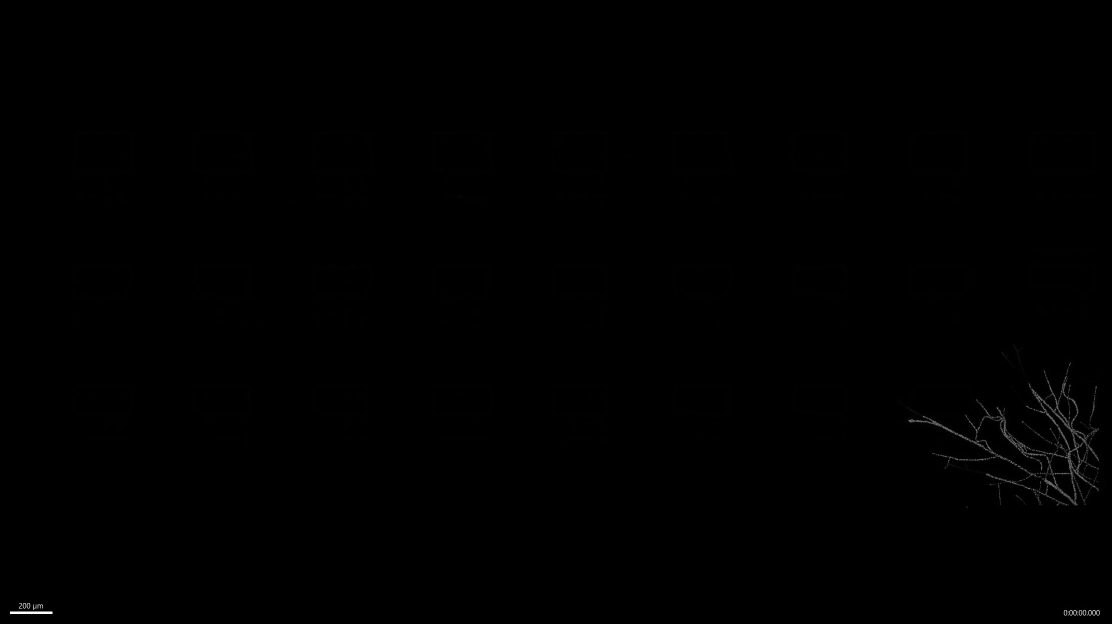
#> input picture dev/examples/Dr. Su/Frames/0.10 s.png, 2224 x 1248 px (shown at 1/2 size); its folder holds 4 pictures in this run
$ python analyse_frames.py
#> lines starting #> are read from the running program, lines starting #| are printed output that depends on the picture; after the words box and inside, x2 and y2 are one past the last pixel; in counts of white or black regions, pixels touching at a corner belong together
"""
analyse_frames.py
=================
Dr. Su — Fluorescence-Microscopy Time-Series Frame Analysis
Author: generated for ZeroProject / zero2neuro pipeline

PURPOSE
-------
This script is the FIRST step before any ML modelling.
It answers three concrete questions:

  1. What does the spatial signal look like at each time point?
  2. What can we extract as a 1-D numeric time series from the images?
  3. Is the dataset large enough / in the right format to train an RNN
     with zero2neuro, or should we request the raw numerical data from Dr. Su?

All outputs are saved in the same directory as this script.

USAGE
-----
    python analyse_frames.py
    python analyse_frames.py --frames_dir Frames --output_dir analysis_out
"""

import os
import sys
import re
import argparse
import json
from pathlib import Path

import numpy as np
import matplotlib
matplotlib.use("Agg")          # headless / no display required
import matplotlib.pyplot as plt
import matplotlib.gridspec as gridspec
from PIL import Image


# ---------------------------------------------------------------------------
# Helpers
# ---------------------------------------------------------------------------

def parse_timestamp(filename: str) -> float:
    """Extract the float timestamp (seconds) from a frame filename like '1.20 s.png'."""
    m = re.match(r"([\d.]+)\s*s", os.path.basename(filename))
    if m:
        return float(m.group(1))
    return float("nan")


def load_frame_as_gray(path: str) -> np.ndarray:
    """Load an image and return a float32 grayscale array in [0, 1]."""
    img = Image.open(path).convert("L")          # 8-bit grayscale
    arr = np.asarray(img, dtype=np.float32) / 255.0
    return arr


def extract_signal_features(frame: np.ndarray) -> dict:
    """
    Compute scalar descriptors from one grayscale frame.

    These are the features we CAN extract without the raw numerical signal:
      - mean_intensity   : overall brightness
      - max_intensity    : peak pixel value
      - nonzero_fraction : fraction of pixels above threshold (proxy for coverage)
      - centroid_x/y     : brightness-weighted spatial centroid
      - spread_x/y       : standard deviation of brightness-weighted positions
    """
    h, w = frame.shape
    threshold = 0.02          # pixels below this are considered background

    mask = frame > threshold
    nonzero_fraction = mask.mean()

    mean_intensity = float(frame.mean())
    max_intensity  = float(frame.max())

    # Weighted centroid and spread
    if mask.any():
        ys, xs = np.indices(frame.shape)
        weights = frame.copy()
        weights[~mask] = 0.0
        total_w = weights.sum() + 1e-12

        centroid_x = float((weights * xs).sum() / total_w)
        centroid_y = float((weights * ys).sum() / total_w)

        spread_x = float(np.sqrt(((weights * (xs - centroid_x) ** 2).sum()) / total_w))
        spread_y = float(np.sqrt(((weights * (ys - centroid_y) ** 2).sum()) / total_w))
    else:
        centroid_x = centroid_y = float(w / 2)
        spread_x   = spread_y   = 0.0

    return {
        "mean_intensity":   mean_intensity,
        "max_intensity":    max_intensity,
        "nonzero_fraction": float(nonzero_fraction),
        "centroid_x":       centroid_x,
        "centroid_y":       centroid_y,
        "spread_x":         spread_x,
        "spread_y":         spread_y,
    }


# ---------------------------------------------------------------------------
# Plotting
# ---------------------------------------------------------------------------

def plot_frame_montage(frames_data: list, output_path: str, n_cols: int = 5):
    """Thumbnail grid of all frames in time order."""
    n = len(frames_data)
    n_rows = int(np.ceil(n / n_cols))

    fig, axes = plt.subplots(n_rows, n_cols, figsize=(n_cols * 3, n_rows * 2.2),
                              facecolor="#0d0d0d")
    axes_flat = axes.flatten()

    for i, (t, frame) in enumerate(frames_data):
        ax = axes_flat[i]
        ax.imshow(frame, cmap="inferno", vmin=0, vmax=1)
        ax.set_title(f"t = {t:.2f} s", color="white", fontsize=8)
        ax.axis("off")

    for j in range(i + 1, len(axes_flat)):
        axes_flat[j].set_visible(False)

    fig.suptitle("Dr. Su — Fluorescence Frames (time series)", color="white",
                 fontsize=13, fontweight="bold")
    plt.tight_layout()
    plt.savefig(output_path, dpi=120, facecolor="#0d0d0d")
    plt.close()
    print(f"  [saved] {output_path}")


def plot_feature_timeseries(timestamps: np.ndarray, features: dict, output_path: str):
    """Multi-panel plot of every extracted scalar feature vs. time."""
    feat_names = list(features.keys())
    n = len(feat_names)

    fig, axes = plt.subplots(n, 1, figsize=(10, 2.5 * n), facecolor="#0d0d0d", sharex=True)
    colors = ["#00d4ff", "#ff6b6b", "#b2ff59", "#ffa500", "#da70d6", "#00ff7f", "#ff8c00"]

    for i, name in enumerate(feat_names):
        ax = axes[i]
        ax.set_facecolor("#0d0d0d")
        ax.plot(timestamps, features[name], color=colors[i % len(colors)],
                linewidth=2, marker="o", markersize=5)
        ax.set_ylabel(name, color="white", fontsize=9)
        ax.tick_params(colors="white")
        for spine in ax.spines.values():
            spine.set_edgecolor("#444444")
        ax.grid(True, color="#333333", linewidth=0.5)

    axes[-1].set_xlabel("Time (s)", color="white", fontsize=10)
    axes[-1].tick_params(axis="x", colors="white")
    fig.suptitle("Extracted Scalar Features vs. Time", color="white",
                 fontsize=13, fontweight="bold")
    plt.tight_layout()
    plt.savefig(output_path, dpi=120, facecolor="#0d0d0d")
    plt.close()
    print(f"  [saved] {output_path}")


def plot_pixel_growth_heatmap(timestamps: np.ndarray, frames: list, output_path: str):
    """
    Average-row projection over time: each column = time, each row = image row average.
    This reveals the spatial structure of growth as a 2-D heatmap.
    """
    rows_over_time = np.stack([f.mean(axis=1) for f in frames], axis=1)  # (H, T)

    fig, ax = plt.subplots(figsize=(12, 5), facecolor="#0d0d0d")
    ax.set_facecolor("#0d0d0d")
    im = ax.imshow(rows_over_time, aspect="auto", origin="upper",
                   cmap="inferno", vmin=0, extent=[timestamps[0], timestamps[-1],
                                                   rows_over_time.shape[0], 0])
    cbar = plt.colorbar(im, ax=ax, pad=0.01)
    cbar.set_label("Row-average intensity", color="white")
    cbar.ax.yaxis.set_tick_params(color="white")
    plt.setp(cbar.ax.yaxis.get_ticklabels(), color="white")

    ax.set_xlabel("Time (s)", color="white", fontsize=11)
    ax.set_ylabel("Image Row (pixels)", color="white", fontsize=11)
    ax.tick_params(colors="white")
    for spine in ax.spines.values():
        spine.set_edgecolor("#444444")

    ax.set_title("Spatial Growth Profile Over Time (row projection)", color="white",
                 fontsize=13, fontweight="bold")
    plt.tight_layout()
    plt.savefig(output_path, dpi=120, facecolor="#0d0d0d")
    plt.close()
    print(f"  [saved] {output_path}")


# ---------------------------------------------------------------------------
# Main
# ---------------------------------------------------------------------------

def main():
    script_dir = Path(__file__).parent.resolve()

    parser = argparse.ArgumentParser(description="Dr. Su frame analysis")
    parser.add_argument("--frames_dir", type=str,
                        default=str(script_dir / "Frames"),
                        help="Directory containing *.png time-series frames")
    parser.add_argument("--output_dir", type=str,
                        default=str(script_dir / "analysis_out"),
                        help="Directory to write analysis outputs")
    args = parser.parse_args()

    frames_dir = Path(args.frames_dir)
    output_dir = Path(args.output_dir)
    output_dir.mkdir(parents=True, exist_ok=True)

    # -----------------------------------------------------------------------
    # 1. Discover and sort all frames
    # -----------------------------------------------------------------------
    print("\n[1] Scanning frames directory:", frames_dir)
    png_files = sorted(frames_dir.glob("*.png"),
                       key=lambda p: parse_timestamp(p.name))
    png_files = [p for p in png_files if not np.isnan(parse_timestamp(p.name))]

    if not png_files:
        print("  ERROR: No PNG files found in", frames_dir)
        sys.exit(1)

    print(f"  Found {len(png_files)} frames")

    # -----------------------------------------------------------------------
    # 2. Load frames and extract features
    # -----------------------------------------------------------------------
    print("\n[2] Loading frames and extracting features ...")
    timestamps = []
    frames     = []
    feat_dict  = {k: [] for k in ["mean_intensity", "max_intensity", "nonzero_fraction",
                                   "centroid_x", "centroid_y", "spread_x", "spread_y"]}

    h_ref, w_ref = None, None
    for p in png_files:
        t     = parse_timestamp(p.name)
        frame = load_frame_as_gray(str(p))
#> in load_frame_as_gray, img is the input picture: PIL image 2224x1248 L; min 0, max 255, mean 0.4
        feats = extract_signal_features(frame)
#> in extract_signal_features, `mask = frame > threshold`:
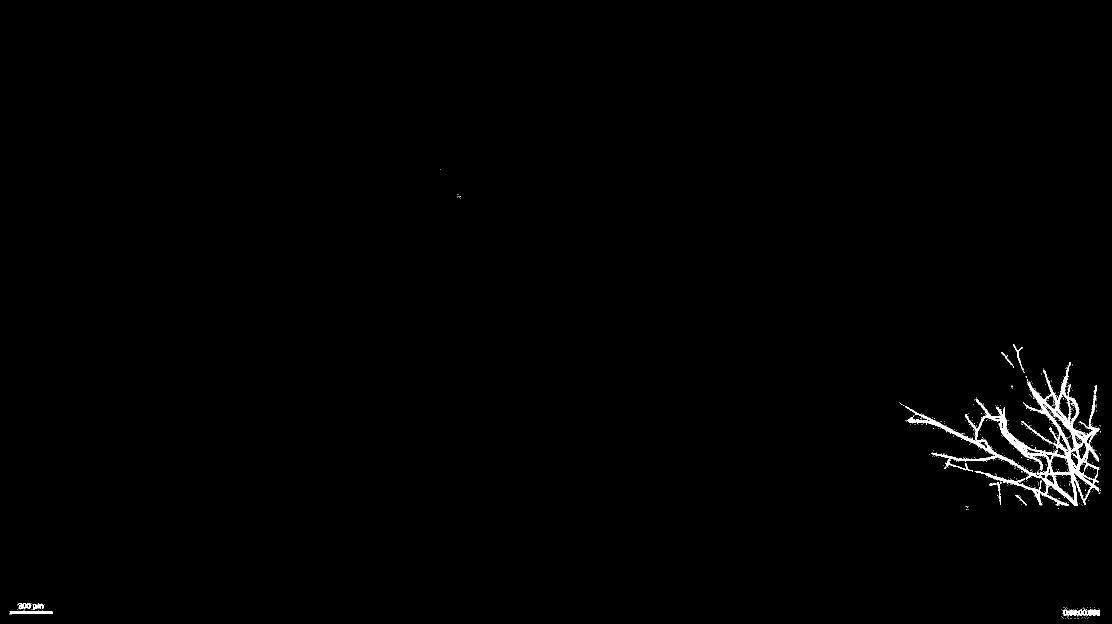
#> mask: shape (1248, 2224) bool (shown at 1/2 size); 0.69% white; 608 white regions (594 under 20 px), largest, box (x1, y1, x2, y2) and area: (1810, 724, 2199, 1012) 15951, (2125, 1217, 2200, 1233) 604, (19, 1222, 105, 1230) 431
#> in extract_signal_features, `nonzero_fraction = mask.mean()`: nonzero_fraction = 0.00685
#> in extract_signal_features, `mean_intensity = float(frame.mean())`: mean_intensity = 0.00158
#> in extract_signal_features, `max_intensity  = float(frame.max())`: max_intensity = 1
#> in extract_signal_features, `total_w = weights.sum() + 1e-12`: total_w = 3824.1
#> in extract_signal_features, `centroid_x = float((weights * xs).sum() / total_w)`: centroid_x = 1778.1
#> in extract_signal_features, `centroid_y = float((weights * ys).sum() / total_w)`: centroid_y = 959.4
#> in extract_signal_features, `spread_x = float(np.sqrt(((weights * (xs - centroid_x) ** 2).sum()) / ..`: spread_x = 722.2
#> in extract_signal_features, `spread_y = float(np.sqrt(((weights * (ys - centroid_y) ** 2).sum()) / ..`: spread_y = 148.3
#> feats = {'mean_intensity': 0.00158, 'max_intensity': 1, 'nonzero_fraction': 0.00685, 'centroid_x': 1778.1, 'centroid_y': 959.4, 'spread_x': 722.2, 'spread_y': 148.3}

        if h_ref is None:
            h_ref, w_ref = frame.shape
            print(f"  Image size: {w_ref} x {h_ref} px")
#|   Image size: 2224 x 1248 px

        timestamps.append(t)
        frames.append(frame)
        for k, v in feats.items():
            feat_dict[k].append(v)
#> this loop made 7 passes
#> (k, v) on passes 1 to 7: ('mean_intensity', 0.00158), ('max_intensity', 1), ('nonzero_fraction', 0.00685), ('centroid_x', 1778.1), ('centroid_y', 959.4), ('spread_x', 722.2), ('spread_y', 148.3)

    timestamps = np.array(timestamps)
    feat_dict  = {k: np.array(v) for k, v in feat_dict.items()}
#> feat_dict = 7 items

    dt_intervals = np.diff(timestamps)
    print(f"  Timestamp range: {timestamps[0]:.2f} s  ->  {timestamps[-1]:.2f} s")
    print(f"  dt (uniform?): min={dt_intervals.min():.3f} s  max={dt_intervals.max():.3f} s  "
          f"mean={dt_intervals.mean():.3f} s")

    # -----------------------------------------------------------------------
    # 3. Visualise
    # -----------------------------------------------------------------------
    print("\n[3] Generating visualisations ...")
    frame_data = list(zip(timestamps, frames))
    plot_frame_montage(frame_data,
                       str(output_dir / "frame_montage.png"))
#> in plot_frame_montage, `plt.savefig(output_path, dpi=120, facecolor="#0d0d0d")`:
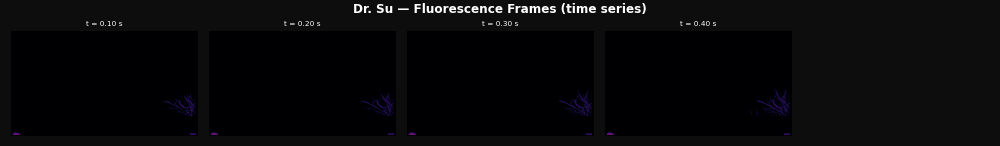
#> figure drawn by matplotlib, 4 panels
    plot_feature_timeseries(timestamps, feat_dict,
                            str(output_dir / "feature_timeseries.png"))
#> in plot_feature_timeseries, `feat_names = list(features.keys())`: feat_names = ['mean_intensity', 'max_intensity', 'nonzero_fraction', 'centroid_x', 'centroid_y', 'spread_x', 'spread_y']
#> in plot_feature_timeseries, `n = len(feat_names)`: n = 7
#> the loop in plot_feature_timeseries, `for i, name in enumerate(feat_names):` made 7 passes
#> in plot_feature_timeseries, `plt.savefig(output_path, dpi=120, facecolor="#0d0d0d")`:
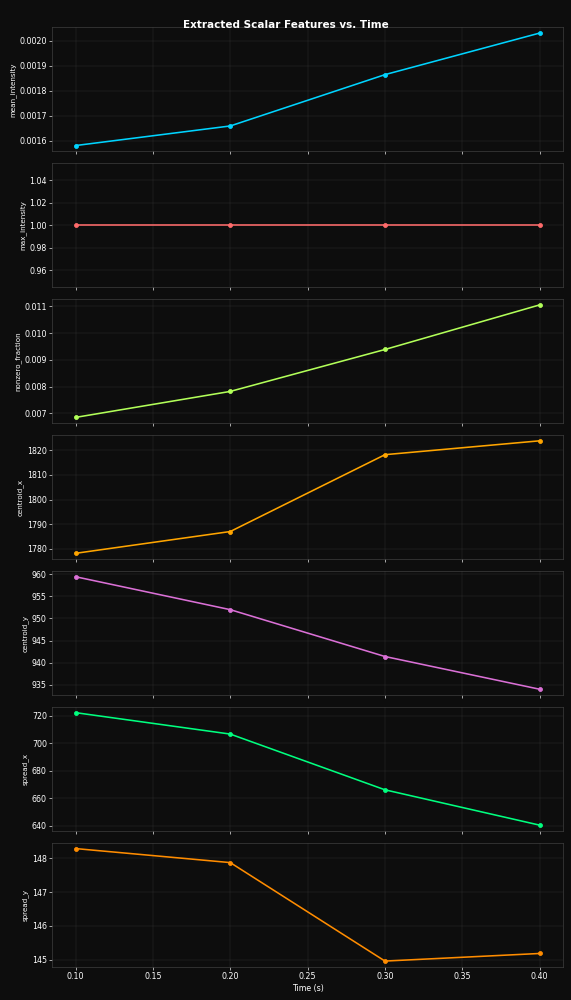
#> figure drawn by matplotlib, 7 panels
    plot_pixel_growth_heatmap(timestamps, frames,
                              str(output_dir / "spatial_growth_heatmap.png"))
#> in plot_pixel_growth_heatmap, `plt.savefig(output_path, dpi=120, facecolor="#0d0d0d")`:
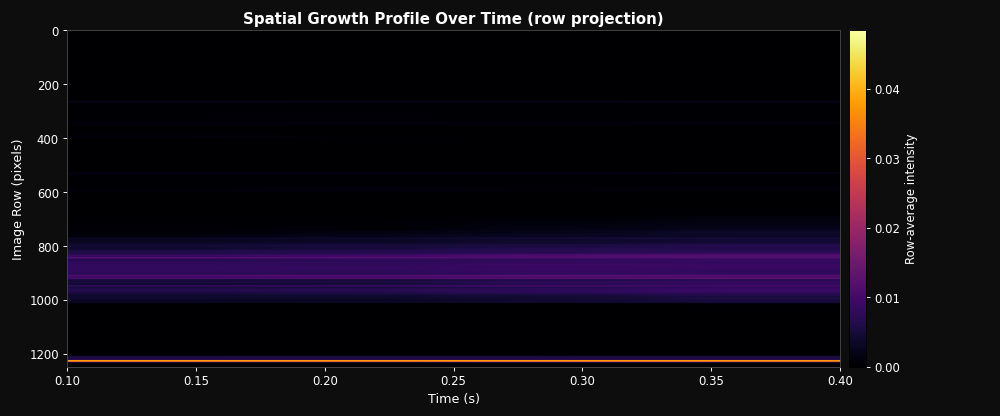
#> figure drawn by matplotlib, 2 panels

    # -----------------------------------------------------------------------
    # 4. Feasibility assessment & recommendation
    # -----------------------------------------------------------------------
    n_timesteps = len(timestamps)
    n_features  = len(feat_dict)          # 7 extracted scalar features
#> n_features = 7
    is_uniform  = (dt_intervals.max() - dt_intervals.min()) < 1e-3

    print("\n[4] Feasibility Assessment")
    print("=" * 60)
    print(f"  Frames (time steps)    : {n_timesteps}")
    print(f"  Extracted features     : {n_features}  (pixel-derived scalars)")
#|   Extracted features     : 7  (pixel-derived scalars)
    print(f"  Image resolution       : {w_ref} x {h_ref} pixels")
#|   Image resolution       : 2224 x 1248 pixels
    print(f"  Uniform sampling?      : {'YES' if is_uniform else 'NO (irregular intervals!)'}")
    print(f"  Total sequences avail. : 1  (single experiment)")
    print()
    print("  --- RNN Feasibility with current image-only data ---")
    print()
    print("  VERDICT: FEASIBLE only with severe caveats.")
    print()
    print("  REASON 1 — Only 1 sequence of 25 time steps.")
    print("    An RNN trained on a single sequence cannot generalise.")
    print("    z2n requires many examples (rows in training/val/test).")
    print("    You would need to either:")
    print("      a) Obtain more experiments from Dr. Su (recommended)")
    print("      b) Use sliding-window augmentation to create synthetic")
    print("         sub-sequences (increases N but not truly independent)")
    print()
    print("  REASON 2 — Images vs. raw signal values.")
    print("    The frames are PNG renderings of a signal; they encode the")
    print("    information visually. Pixel-derived scalars (7 features)")
    print("    ARE usable as a feature vector per time step in z2n's RNN,")
    print("    BUT they are lossy proxies.  The raw numerical time-series")
    print("    (e.g. CSV/Excel output of the microscope software) would")
    print("    provide far more accurate features.")
    print()
    print("  REASON 3 --- Data format mismatch.")
    print("    z2n's --data_format='pickle' requires (T, F) shaped arrays")
    print("    where T=timesteps, F=features.  The prepare script in this")
    print("    folder (prepare_drsu_data.py) shows exactly how to produce")
    print("    that file.  It works with EITHER pixel features OR raw values.")
    print()
    print("    RECOMMENDATION:")
    print("    >> ASK Dr. Su for the RAW numerical data (CSV / Excel).")
    print("    >> With raw data you get clean, high-resolution features.")
    print("    >> With multiple experiments you can run a proper RNN/LSTM.")
    print("    >> The config files in this folder are already prepared for")
    print("      both scenarios (image-derived and raw-numerical).")
    print()

    # -----------------------------------------------------------------------
    # 5. Save machine-readable summary
    # -----------------------------------------------------------------------
    summary = {
        "n_frames":       int(n_timesteps),
        "t_start":        float(timestamps[0]),
        "t_end":          float(timestamps[-1]),
        "dt_mean_s":      float(dt_intervals.mean()),
        "dt_uniform":     bool(is_uniform),
        "image_width_px": int(w_ref),
        "image_height_px": int(h_ref),
        "n_pixel_features": int(n_features),
        "extracted_features": list(feat_dict.keys()),
        "rnn_feasibility_with_images_only": "LIMITED — only 1 sequence; request raw data",
        "rnn_feasibility_with_raw_data":    "GOOD — if multiple experiments available",
        "z2n_data_format_needed":           "pickle",
        "z2n_network_type_recommended":     "rnn (lstm or gru)",
        "pixel_feature_timeseries": {
            k: v.tolist() for k, v in feat_dict.items()
        },
        "timestamps_s": timestamps.tolist(),
    }

    summary_path = output_dir / "analysis_summary.json"
    with open(summary_path, "w") as fh:
        json.dump(summary, fh, indent=2)
    print(f"  [saved] {summary_path}")

    print("\nDone. Check the analysis_out/ directory for all outputs.\n")


if __name__ == "__main__":
    main()
